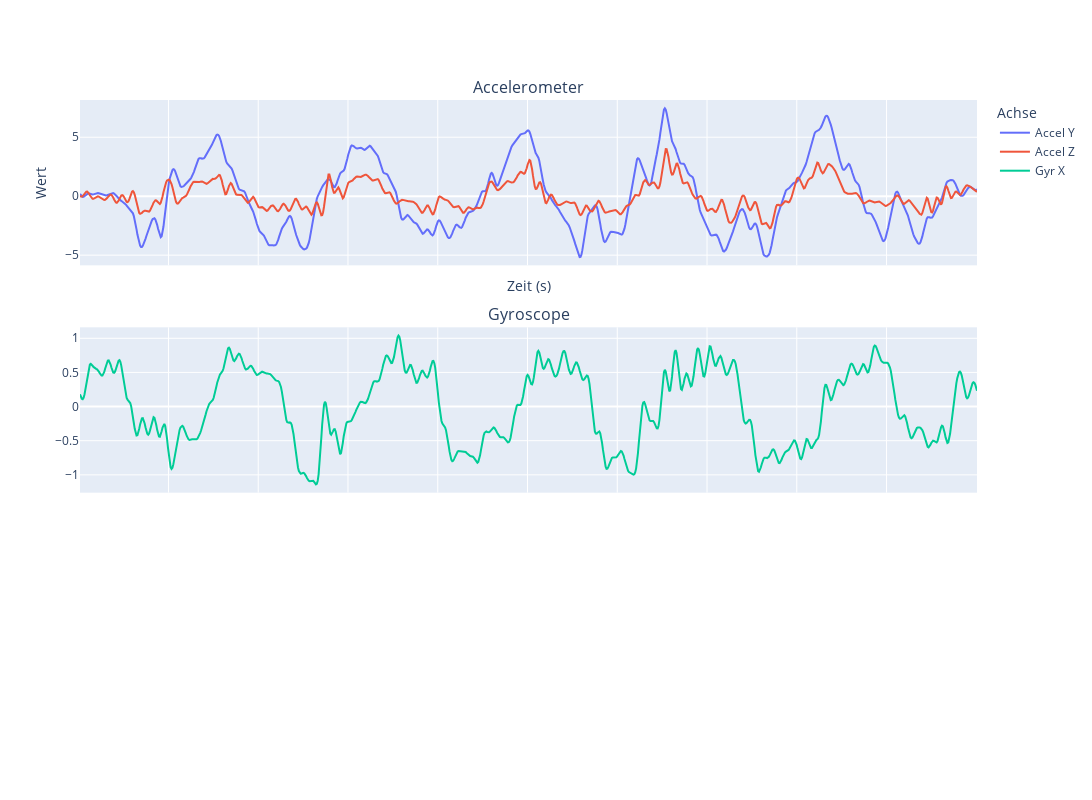

Notebook source saved alongside this figure:
### Code cell
plot_df(filtered_df_sq)

### Figure 1 — Plotly figure (JSON) as saved in the notebook; plotly's stock layout.template omitted (floating-point values rounded to 4 significant figures; data arrays with more than 128 entries replaced by an {"elided": "..."} marker saying what was removed)
{"data": [{"name": "Accel Y", "type": "scatter", "x": {"elided": "1001 float values"}, "y": {"elided": "1001 float values"}}, {"name": "Accel Z", "type": "scatter", "x": {"elided": "1001 float values"}, "y": {"elided": "1001 float values"}}, {"marker": {"size": 4}, "name": "Gyr X", "type": "scatter", "x": {"elided": "1001 float values"}, "xaxis": "x2", "y": {"elided": "1001 float values"}, "yaxis": "y2"}], "layout": {"annotations": [{"font": {"size": 16}, "showarrow": false, "text": "Accelerometer", "x": 0.5, "xanchor": "center", "xref": "paper", "y": 1, "yanchor": "bottom", "yref": "paper"}, {"font": {"size": 16}, "showarrow": false, "text": "Gyroscope", "x": 0.5, "xanchor": "center", "xref": "paper", "y": 0.6333, "yanchor": "bottom", "yref": "paper"}], "height": 800, "legend": {"title": {"text": "Achse"}}, "width": 2000, "xaxis": {"anchor": "y", "domain": [0, 1], "matches": "x3", "showticklabels": false, "title": {"text": "Zeit (s)"}}, "xaxis2": {"anchor": "y2", "domain": [0, 1], "matches": "x3", "showticklabels": false}, "xaxis3": {"anchor": "y3", "domain": [0, 1]}, "yaxis": {"anchor": "x", "domain": [0.7333, 1], "title": {"text": "Wert"}}, "yaxis2": {"anchor": "x2", "domain": [0.3667, 0.6333]}, "yaxis3": {"anchor": "x3", "domain": [0, 0.2667]}}}
